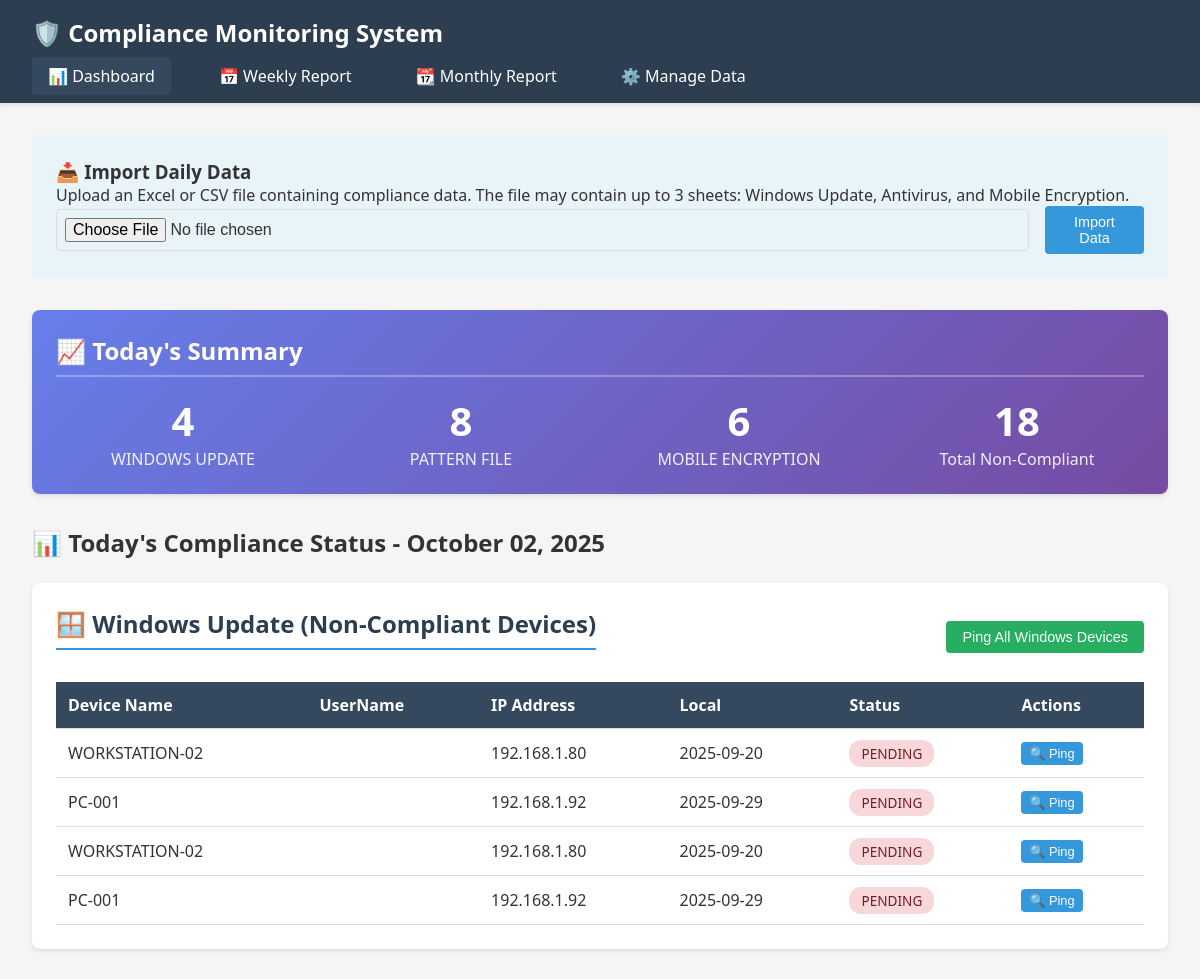
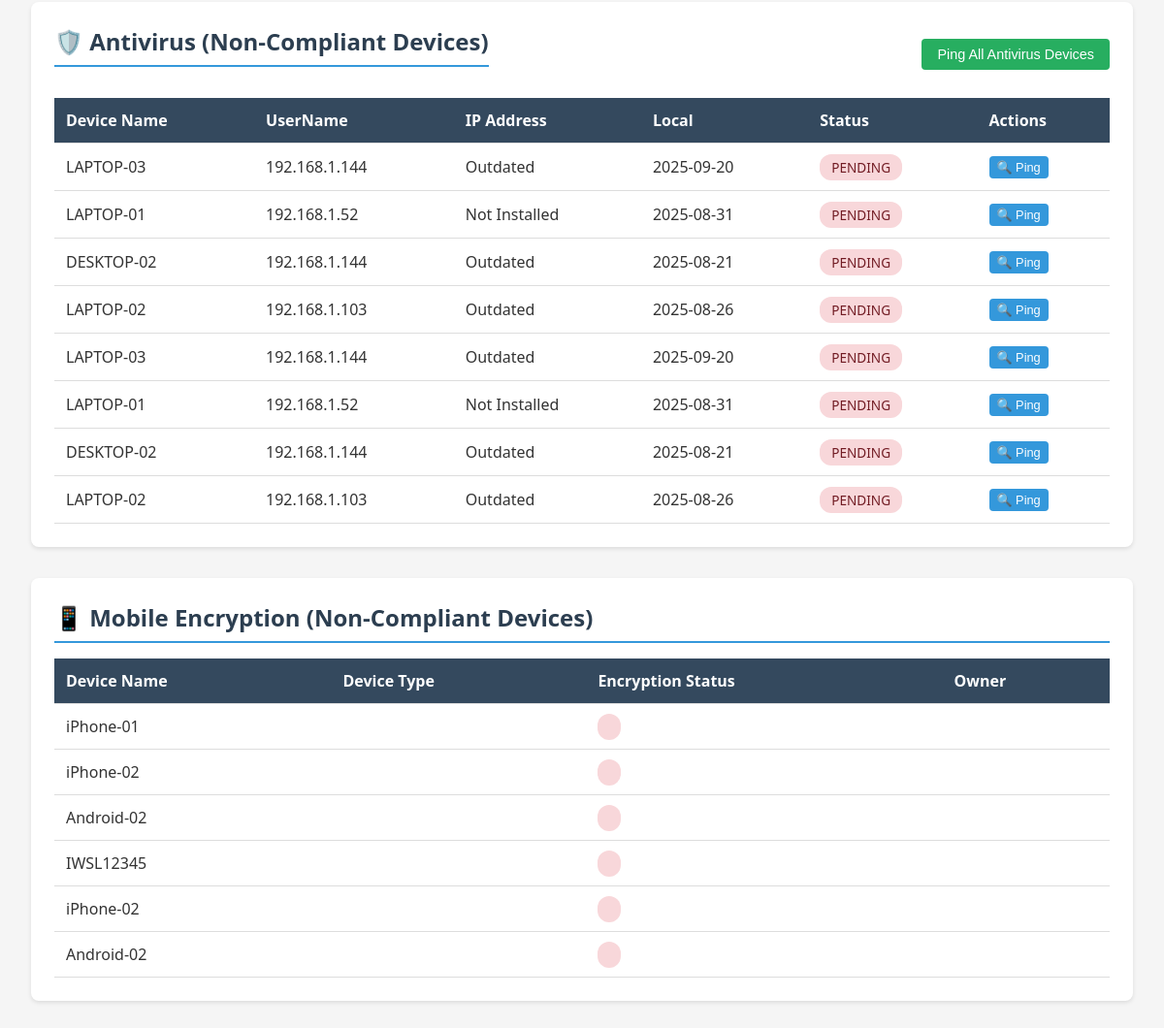
The page / on the database its author committed (2 pictures, top to bottom).
### app.py (models this page shows)
class WindowsUpdateDevice(db.Model):
    __tablename__ = 'windows_update'
    id = db.Column(db.Integer, primary_key=True)
    hostname = db.Column(db.String(100), nullable=False)
    username = db.Column(db.String(100))
    ip_address = db.Column(db.String(50))
    local = db.Column(db.String(50))
    types = db.Column(db.String(50))
    status = db.Column(db.String(50))
    recorded_date = db.Column(db.Date, default=datetime.utcnow().date)
    created_at = db.Column(db.DateTime, default=datetime.utcnow)

class AntivirusDevice(db.Model):
    __tablename__ = 'antivirus'
    id = db.Column(db.Integer, primary_key=True)
    hostname = db.Column(db.String(100), nullable=False)
    username = db.Column(db.String(100))
    ip_address = db.Column(db.String(50))
    local = db.Column(db.String(50))
    types = db.Column(db.String(50))
    status = db.Column(db.String(50))
    recorded_date = db.Column(db.Date, default=datetime.utcnow().date)
    created_at = db.Column(db.DateTime, default=datetime.utcnow)

class MobileEncryptionDevice(db.Model):
    __tablename__ = 'mobile_encryption'
    id = db.Column(db.Integer, primary_key=True)
    hostname = db.Column(db.String(100), nullable=False)
    username = db.Column(db.String(100))
    ip_address = db.Column(db.String(50))
    local = db.Column(db.String(50))
    types = db.Column(db.String(50))
    status = db.Column(db.String(50))
    recorded_date = db.Column(db.Date, default=datetime.utcnow().date)
    created_at = db.Column(db.DateTime, default=datetime.utcnow)

### app.py (the view)
@app.route('/')
def dashboard():
    today = datetime.utcnow().date()
    windows_devices = WindowsUpdateDevice.query.filter_by(recorded_date=today).all()
    antivirus_devices = AntivirusDevice.query.filter_by(recorded_date=today).all()
    mobile_devices = MobileEncryptionDevice.query.filter_by(recorded_date=today).all()
    return render_template('dashboard.html',
                         windows_devices=windows_devices,
                         antivirus_devices=antivirus_devices,
                         mobile_devices=mobile_devices,
                         today=today)

### templates/dashboard.html (shortened to what this page needs)
{% extends "base.html" %}  {% block content %}
<div class="import-section">
  <h3>📥 Import Daily Data</h3>
  <p>
    Upload an Excel or CSV file containing compliance data. The file may contain
    up to 3 sheets: Windows Update, Antivirus, and Mobile Encryption.
  </p>
  <form
    action="{{ url_for('import_data') }}"
    method="POST"
    enctype="multipart/form-data"
    id="import-form"
  >
    <div style="display: flex; gap: 1rem; align-items: center">
      <input
        type="file"
        name="file"
        id="file-input"
        accept=".xlsx,.xls,.csv"
        required
      />
      <button type="submit" class="btn btn-primary" id="import-btn">
        Import Data
      </button>
    </div>
  </form>
</div>
<div
  class="card"
  style="
    background: linear-gradient(135deg, #667eea 0%, #764ba2 100%);
    color: white;
  "
>
  <h2 style="color: white; border-bottom-color: rgba(255, 255, 255, 0.3)">
    📈 Today's Summary
  </h2>
  <div
    style="
      display: grid;
      grid-template-columns: repeat(auto-fit, minmax(200px, 1fr));
      gap: 1.5rem;
      margin-top: 1rem;
    "
  >
    <div style="text-align: center">
      <div style="font-size: 2.5rem; font-weight: bold">
        {{ windows_devices|length }}
      </div>
      <div style="opacity: 0.9">WINDOWS UPDATE</div>
    </div>
    <div style="text-align: center">
      <div style="font-size: 2.5rem; font-weight: bold">
        {{ antivirus_devices|length }}
      </div>
      <div style="opacity: 0.9">PATTERN FILE</div>
    </div>
    <div style="text-align: center">
      <div style="font-size: 2.5rem; font-weight: bold">
        {{ mobile_devices|length }}
      </div>
      <div style="opacity: 0.9">MOBILE ENCRYPTION</div>
    </div>
    <div style="text-align: center">
      <div style="font-size: 2.5rem; font-weight: bold">
        {{ windows_devices|length + antivirus_devices|length +
        mobile_devices|length }}
      </div>
      <div style="opacity: 0.9">Total Non-Compliant</div>
    </div>
  </div>
</div>
<h2 style="margin-bottom: 1.5rem">
  📊 Today's Compliance Status - {{ today.strftime('%B %d, %Y') }}
</h2>
<div class="card">
  <div
    style="display: flex; justify-content: space-between; align-items: center"
  >
    <h2>🪟 Windows Update (Non-Compliant Devices)</h2>
    {% if windows_devices %}
    <button
      onclick="pingAll('windows')"
      class="btn btn-success"
      id="ping-all-windows"
    >
      Ping All Windows Devices
    </button>
    {% endif %}
  </div>
  {% if windows_devices %}
  <table id="windows-table">
    <thead>
      <tr>
        <th>Device Name</th>
        <th>UserName</th>
        <th>IP Address</th>
        <th>Local</th>
        <th>Status</th>
        <th>Actions</th>
      </tr>
    </thead>
    <tbody>
      {% for device in windows_devices %}
      <tr>
        <td id="windows-device-{{ device.id }}">{{ device.hostname }}</td>
        <td id="windows-device-{{ device.id }}">{{ device.usernname }}</td>
        <td data-ip="{{ device.ip_address }}" id="windows-ip-{{ device.id }}">
          {{ device.ip_address }}
        </td>
        <td id="windows-update-{{ device.id }}">{{ device.local }}</td>
        <td>
          <span
            class="status-badge status-non-compliant"
            id="windows-status-{{ device.id }}"
            >{{ device.status }}</span
          >
        </td>
        <td>
          <button
            onclick="pingDevice('{{ device.ip_address }}', this)"
            class="btn btn-primary btn-small ping-btn"
            id="ping-windows-{{ device.id }}"
          >
            🔍 Ping
          </button>
        </td>
      </tr>
      {% endfor %}
    </tbody>
  </table>
  {% else %}
  <div class="empty-state">
    <p>✅ No non-compliant Windows Update devices today</p>
  </div>
  {% endif %}
</div>
<div class="card">
  <div
    style="display: flex; justify-content: space-between; align-items: center"
  >
    <h2>🛡️ Antivirus (Non-Compliant Devices)</h2>
    {% if antivirus_devices %}
    <button
      onclick="pingAll('antivirus')"
      class="btn btn-success"
      id="ping-all-antivirus"
    >
      Ping All Antivirus Devices
    </button>
    {% endif %}
  </div>
  {% if antivirus_devices %}
  <table id="antivirus-table">
    <thead>
      <tr>
        <th>Device Name</th>
        <th>UserName</th>
        <th>IP Address</th>
        <th>Local</th>
        <th>Status</th>
        <th>Actions</th>
      </tr>
    </thead>
    <tbody>
      {% for device in antivirus_devices %}
      <tr>
        <td id="antivirus-device-{{ device.id }}">{{ device.hostname }}</td>
        <td id="antivirus-device-{{ device.id }}">{{ device.username }}</td>
        <td data-ip="{{ device.ip_address }}" id="antivirus-ip-{{ device.id }}">
          {{ device.ip_address }}
        </td>
        <td id="antivirus-scan-{{ device.id }}">{{ device.local }}</td>
        <td>
          <span
            class="status-badge status-non-compliant"
            id="antivirus-status-{{ device.id }}"
            >{{ device.status }}</span
          >
        </td>
        <td>
          <button
            onclick="pingDevice('{{ device.ip_address }}', this)"
            class="btn btn-primary btn-small ping-btn"
            id="ping-antivirus-{{ device.id }}"
          >
            🔍 Ping
          </button>
        </td>
      </tr>
      {% endfor %}
    </tbody>
  </table>
  {% else %}
  <div class="empty-state">
    <p>✅ No non-compliant Antivirus devices today</p>
  </div>
  {% endif %}
</div>
<div class="card">
  <h2>📱 Mobile Encryption (Non-Compliant Devices)</h2>
  {% if mobile_devices %}
  <table id="mobile-table">
    <thead>
      <tr>
        <th>Device Name</th>
        <th>Device Type</th>
        <th>Encryption Status</th>
        <th>Owner</th>
      </tr>
    </thead>
    <tbody>
      {% for device in mobile_devices %}
      <tr>
        <td id="mobile-device-{{ device.id }}">{{ device.hostname }}</td>
        <td id="mobile-type-{{ device.id }}">{{ device.device_type }}</td>
        <td>
          <span
            class="status-badge status-non-compliant"
            id="mobile-status-{{ device.id }}"
            >{{ device.encryption_status }}</span
          >
        </td>
        <td id="mobile-owner-{{ device.id }}">{{ device.owner }}</td>
      </tr>
      {% endfor %}
    </tbody>
  </table>
  {% else %}
  <div class="empty-state">
    <p>✅ No non-compliant Mobile Encryption devices today</p>
  </div>
  {% endif %}
</div>
{% endblock %}

### templates/base.html (shortened to what this page needs)
<!DOCTYPE html>
<html lang="en">
  <head>
  </head>
  <body>
    <nav>
      <h1>🛡️ Compliance Monitoring System</h1>
      <ul>
        <li>
          <a
            href="{{ url_for('dashboard') }}"
            class="{% if request.endpoint == 'dashboard' %}active{% endif %}"
            >📊 Dashboard</a
          >
        </li>
        <li>
          <a
            href="{{ url_for('weekly_report') }}"
            class="{% if request.endpoint == 'weekly_report' %}active{% endif %}"
            >📅 Weekly Report</a
          >
        </li>
        <li>
          <a
            href="{{ url_for('monthly_report') }}"
            class="{% if request.endpoint == 'monthly_report' %}active{% endif %}"
            >📆 Monthly Report</a
          >
        </li>
        <li>
          <a
            href="{{ url_for('manage') }}"
            class="{% if request.endpoint == 'manage' %}active{% endif %}"
            >⚙️ Manage Data</a
          >
        </li>
      </ul>
    </nav>
    <div class="container">
       {% block content %}{% endblock %}
    </div>
  </body>
</html>

### templates/base.html (style rules this page uses)
* { margin: 0; padding: 0; box-sizing: border-box; }
body { font-family: "Segoe UI", Tahoma, Geneva, Verdana, sans-serif; background: #f5f5f5; color: #333; }
nav { background: #2c3e50; color: white; padding: 1rem 2rem; box-shadow: 0 2px 4px rgba(0, 0, 0, 0.1); }
nav h1 { font-size: 1.5rem; margin-bottom: 1rem; }
nav ul { list-style: none; display: flex; gap: 2rem; }
nav a { color: white; text-decoration: none; padding: 0.5rem 1rem; border-radius: 4px; transition: background 0.3s; }
nav a:hover, nav a.active { background: #34495e; }
.container { max-width: 1400px; margin: 2rem auto; padding: 0 2rem; }
.card { background: white; border-radius: 8px; padding: 1.5rem; margin-bottom: 2rem; box-shadow: 0 2px 4px rgba(0, 0, 0, 0.1); }
.card h2 { color: #2c3e50; margin-bottom: 1rem; padding-bottom: 0.5rem; border-bottom: 2px solid #3498db; }
table { width: 100%; border-collapse: collapse; margin-top: 1rem; }
thead { background: #34495e; color: white; }
th, td { padding: 0.75rem; text-align: left; border-bottom: 1px solid #ddd; }
.btn { padding: 0.5rem 1rem; border: none; border-radius: 4px; cursor: pointer; font-size: 0.9rem; transition: all 0.3s; text-decoration: none; display: inline-block; }
.btn-primary { background: #3498db; color: white; }
.btn-success { background: #27ae60; color: white; }
.btn-small { padding: 0.25rem 0.5rem; font-size: 0.8rem; }
.status-badge { padding: 0.25rem 0.75rem; border-radius: 12px; font-size: 0.85rem; font-weight: 500; }
.status-non-compliant { background: #f8d7da; color: #721c24; }
input[type="text"], input[type="date"], input[type="file"], select { width: 100%; padding: 0.5rem; border: 1px solid #ddd; border-radius: 4px; font-size: 1rem; }
.import-section { background: #e8f4f8; padding: 1.5rem; border-radius: 8px; margin-bottom: 2rem; }

### rows shown on the page
WindowsUpdateDevice: hostname "WORKSTATION-02", ip_address "192.168.1.80", local "2025-09-20", status "PENDING"
WindowsUpdateDevice: hostname "PC-001", ip_address "192.168.1.92", local "2025-09-29", status "PENDING"
WindowsUpdateDevice: hostname "WORKSTATION-02", ip_address "192.168.1.80", local "2025-09-20", status "PENDING"
WindowsUpdateDevice: hostname "PC-001", ip_address "192.168.1.92", local "2025-09-29", status "PENDING"
AntivirusDevice: hostname "LAPTOP-03", username "192.168.1.144", ip_address "Outdated", local "2025-09-20", status "PENDING"
AntivirusDevice: hostname "LAPTOP-01", username "192.168.1.52", ip_address "Not Installed", local "2025-08-31", status "PENDING"
AntivirusDevice: hostname "DESKTOP-02", username "192.168.1.144", ip_address "Outdated", local "2025-08-21", status "PENDING"
AntivirusDevice: hostname "LAPTOP-02", username "192.168.1.103", ip_address "Outdated", local "2025-08-26", status "PENDING"
AntivirusDevice: hostname "LAPTOP-03", username "192.168.1.144", ip_address "Outdated", local "2025-09-20", status "PENDING"
AntivirusDevice: hostname "LAPTOP-01", username "192.168.1.52", ip_address "Not Installed", local "2025-08-31", status "PENDING"
AntivirusDevice: hostname "DESKTOP-02", username "192.168.1.144", ip_address "Outdated", local "2025-08-21", status "PENDING"
AntivirusDevice: hostname "LAPTOP-02", username "192.168.1.103", ip_address "Outdated", local "2025-08-26", status "PENDING"
MobileEncryptionDevice: hostname "iPhone-01"
MobileEncryptionDevice: hostname "iPhone-02"
MobileEncryptionDevice: hostname "Android-02"
MobileEncryptionDevice: hostname "IWSL12345"
MobileEncryptionDevice: hostname "iPhone-02"
MobileEncryptionDevice: hostname "Android-02"

### other values the page prints
{{ windows_devices|length }} "4"
{{ antivirus_devices|length }} "8"
{{ mobile_devices|length }} "6"
